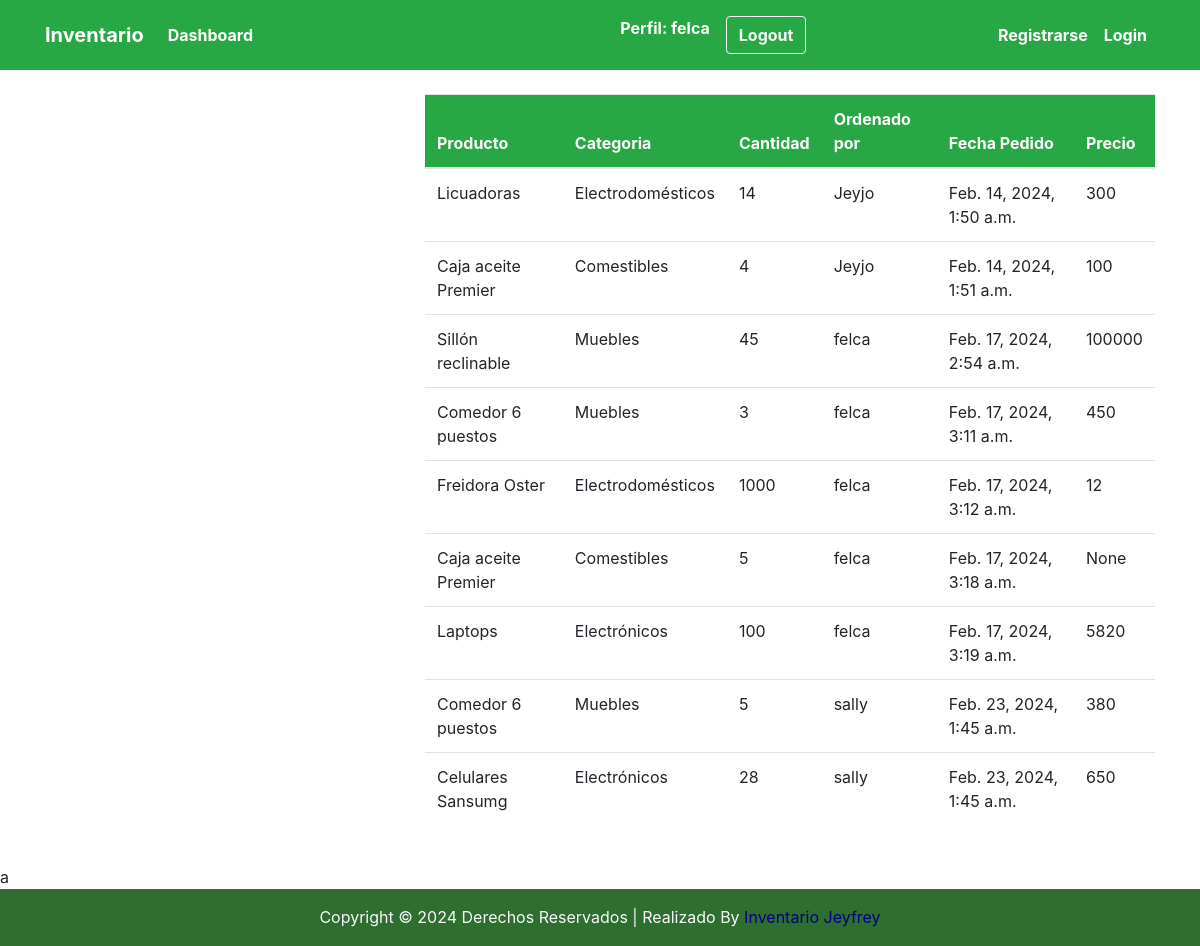
The page /pedido/ (signed in) on the database its author committed.
### dashboard/models.py (models this page shows, shortened)
class Pedido(models.Model):
    producto= models.ForeignKey(Producto, on_delete=models.CASCADE, null=True)
    usuario= models.ForeignKey(User, models.CASCADE, null=True)
    cantidad_pedida= models.PositiveIntegerField(null=True)
    precio=models.PositiveIntegerField(null=True)
    fecha=models.DateTimeField(auto_now_add=True)

class Producto(models.Model):
    nombre= models.CharField(max_length=100)
    categoria= models.CharField(max_length=100, choices=CATEGORIA, null= True)
    cantidad=models.PositiveIntegerField(null=True)
    precio= models.PositiveIntegerField(null=True)
    def __str__(self):
        return f'{self.nombre}'

### dashboard/views.py (the view)
# urls.py: path('pedido/', views.pedido, name='pedido'),
@login_required
def pedido(request):
    pedidos = Pedido.objects.all()
    context = {
        "pedidos":pedidos
        }
    return render(request, "dashboard/pedido.html", context)

### templates/dashboard/pedido.html (shortened to what this page needs)
{% extends 'partials/base.html' %}
{% load static %}
{% block contenido %}
<div class="container">
    <div class="row my-4">
        <div class="col-md-4">
        </div>
        <div class="col-md-8">
            <table class="table bg-white">
                <thead class="bg-success">
                    <tr class="text-white">
                        <th scope="col">Producto</th>
                        <th scope="col">Categoria</th>
                        <th scope="col">Cantidad</th>
                        <th scope="col">Ordenado por</th>
                        <th scope="col">Fecha Pedido</th>
                        <th scope="col">Precio</th>
                    </tr>
                </thead>
                <tbody>
                    {% for pedido in pedidos %}
                    <tr>
                        <td>{{ pedido.producto }}</td>
                        <td>{{ pedido.producto.categoria }}</td>
                        <td>{{ pedido.cantidad_pedida }}</td>
                        <td>{{ pedido.usuario.username }}</td>
                        <td>{{ pedido.fecha }}</td>
                        <td>{{ pedido.precio }}</td>
                    </tr>
                    {% endfor %}
                </tbody>
            </table>
        </div>
    </div>
</div>
{% endblock %}

### templates/partials/menu.html (shortened to what this page needs)
{% load static %}
<nav class="navbar navbar-expand-lg navbar-info bg-success">
    {% if user.is_authenticated %}
    <div class="container">
        <a class="navbar-brand text-white" href="{% url 'index' %}"><strong>Inventario</strong></a>
        <div class="collapse navbar-collapse" id="navbarSupportedContent">
            <ul class="navbar-nav mr-auto">
                <li class="nav-item active">
                    <a class="nav-link text-white" href="#"><strong>Dashboard </strong></a>
                </li>
            </ul>
            <ul class="navbar-nav ml-auto">
                <li class="nav-item active">
                    <a class="nav-link text-white" href="{% url 'perfil' %}"> <strong>Perfil: {{ user.username }}</strong>
                        <span class="sr-only">(current)</span></a>
                </li>
                <li class="nav-item">
                    <form  class="nav-link text-white"  method="post" action="{% url 'logout' %}">
                       <button type="submit" class="btn btn-outline-light"><strong>Logout</strong></button>
                    </form>
                </li>
            </ul>
            <ul class="navbar-nav ml-auto">
                <li class="nav-item active">
                    <a class="nav-link text-white" href="{% url 'register' %}"><strong>Registrarse</strong></a>
                </li>
                <li class="nav-item">
                    <a class="nav-link text-white" href="{% url 'login' %}"><strong>Login</strong></a>
                </li>
            </ul>
         {% endif %}
        </div>
    </div>
</nav>

### rows shown on the page
Pedido: producto "Licuadoras", producto.categoria "Electrodomésticos", cantidad_pedida "14", usuario.username "Jeyjo", fecha "Feb. 14, 2024, 1:50 a.m.", precio "300"
Pedido: producto "Caja aceite Premier", producto.categoria "Comestibles", cantidad_pedida "4", usuario.username "Jeyjo", fecha "Feb. 14, 2024, 1:51 a.m.", precio "100"
Pedido: producto "Sillón reclinable", producto.categoria "Muebles", cantidad_pedida "45", usuario.username "felca", fecha "Feb. 17, 2024, 2:54 a.m.", precio "100000"
Pedido: producto "Comedor 6 puestos", producto.categoria "Muebles", cantidad_pedida "3", usuario.username "felca", fecha "Feb. 17, 2024, 3:11 a.m.", precio "450"
Pedido: producto "Freidora Oster", producto.categoria "Electrodomésticos", cantidad_pedida "1000", usuario.username "felca", fecha "Feb. 17, 2024, 3:12 a.m.", precio "12"
Pedido: producto "Caja aceite Premier", producto.categoria "Comestibles", cantidad_pedida "5", usuario.username "felca", fecha "Feb. 17, 2024, 3:18 a.m.", precio "None"
Pedido: producto "Laptops", producto.categoria "Electrónicos", cantidad_pedida "100", usuario.username "felca", fecha "Feb. 17, 2024, 3:19 a.m.", precio "5820"
Pedido: producto "Comedor 6 puestos", producto.categoria "Muebles", cantidad_pedida "5", usuario.username "sally", fecha "Feb. 23, 2024, 1:45 a.m.", precio "380"
Pedido: producto "Celulares Sansumg", producto.categoria "Electrónicos", cantidad_pedida "28", usuario.username "sally", fecha "Feb. 23, 2024, 1:45 a.m.", precio "650"

### other values the page prints
{{ user.username }} "felca"
